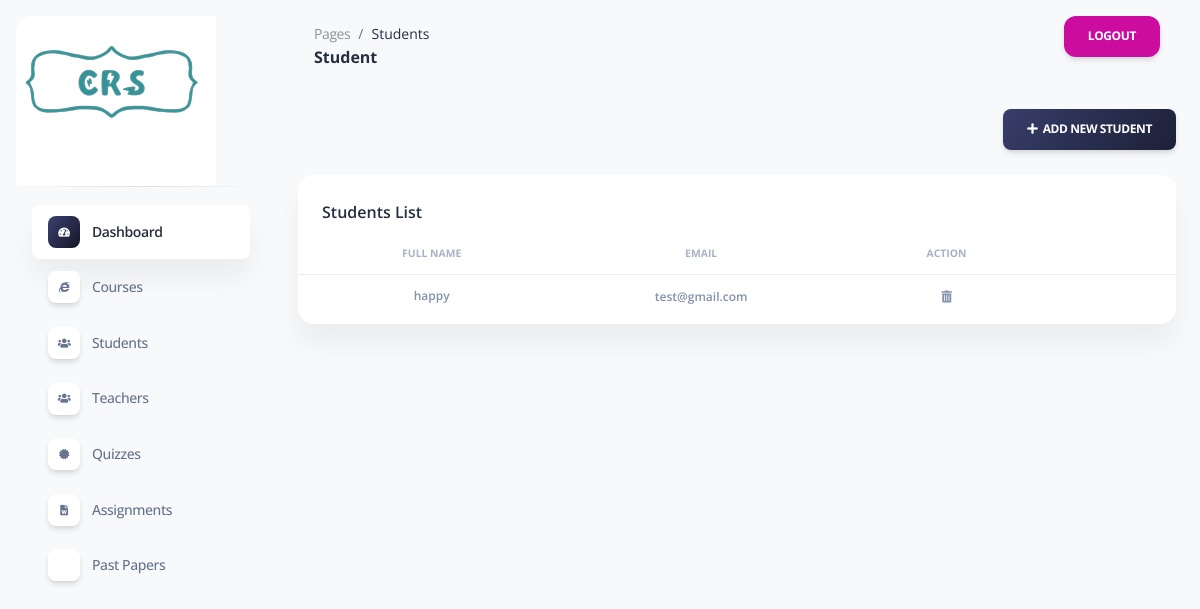
The page /admin/student.php on the database as committed earlier.
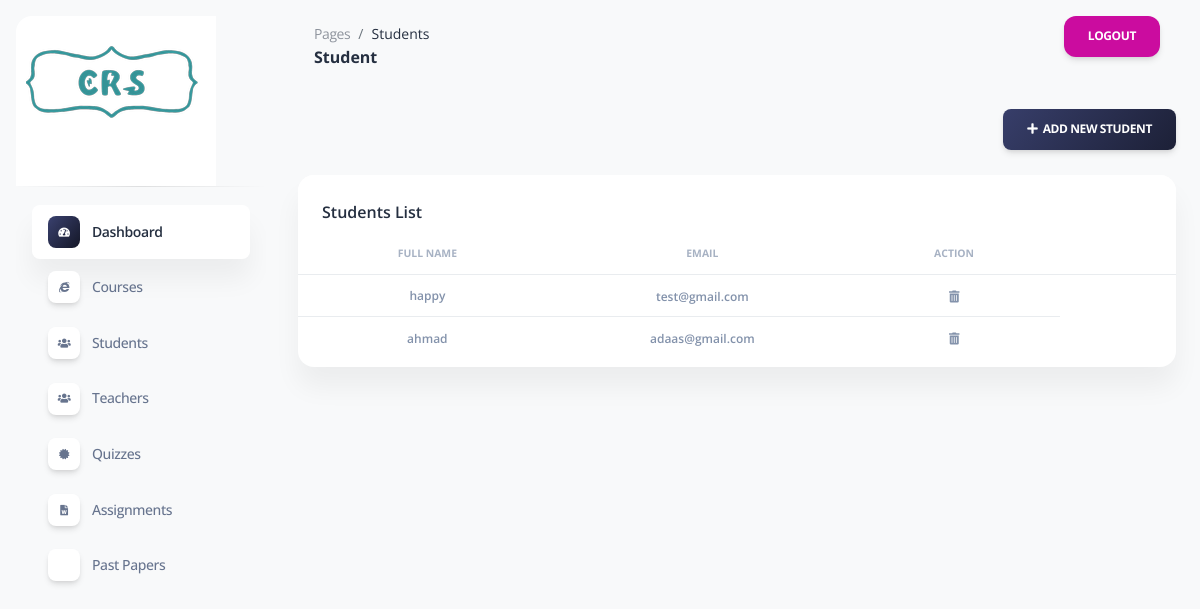
The same page on the database as committed later.
### tables this page shows
CREATE TABLE `users` (
  `id` int(255) NOT NULL,
  `name` varchar(255) NOT NULL,
  `email` varchar(255) NOT NULL,
  `phone` int(255) NOT NULL,
  `password` varchar(255) NOT NULL,
  `role` varchar(255) NOT NULL DEFAULT 'user'
);

### admin/student.php (the view, shortened to what this page needs)
<?php include("header.php"); ?>
<nav class="navbar navbar-main navbar-expand-lg px-0 mx-4 shadow-none border-radius-xl" id="navbarBlur" navbar-scroll="true">
  <div class="container-fluid py-1 px-3">
    <nav aria-label="breadcrumb">
      <ol class="breadcrumb bg-transparent mb-0 pb-0 pt-1 px-0 me-sm-6 me-5">
        <li class="breadcrumb-item text-sm"><a class="opacity-5 text-dark" href="javascript:;">Pages</a></li>
        <li class="breadcrumb-item text-sm text-dark active" aria-current="page">Students</li>
      </ol>
      <h6 class="font-weight-bolder mb-0">Student</h6>
    </nav>
    <div class="collapse navbar-collapse mt-sm-0 mt-2 me-md-0 me-sm-4" id="navbar">
      <?php include("navbar.php"); ?>
    </div>
  </div>
</nav>
<div class="container-fluid py-4">
  <div class="col-md-12 text-right">
    <a class="btn bg-gradient-dark bg-gradient-dark mb-0" href="add-student.php"><i class="fas fa-plus"></i>&nbsp;&nbsp;Add New Student</a>
  </div><br>
  <div class="row">
    <div class="col-12">
      <div class="card mb-4">
        <div class="card-header pb-0">
          <h6>Students List</h6>
        </div>
        <div class="card-body px-0 pt-0 pb-2">
          <div class="table-responsive p-0">
            <table class="table align-items-center mb-0">
              <thead>
                <tr>
                  <th class="text-uppercase text-center text-secondary text-xxs font-weight-bolder opacity-7">Full Name</th>
                  <th class="text-center text-uppercase text-secondary text-xxs font-weight-bolder opacity-7">Email</th>
                  <th class="text-center text-uppercase text-secondary text-xxs font-weight-bolder opacity-7">Action</th>
                  <th class="text-secondary opacity-7"></th>
                </tr>
              </thead>
              <tbody>
                <?php
                require_once("db.php");
                $sql = "SELECT * FROM users";
                $result = mysqli_query($con, $sql);
                if ($result) {
                  while ($row = mysqli_fetch_assoc($result)) {
                    $studentId = $row['id'];
                    $studentName = $row['name'];
                    $email = $row['email'];
                    echo '<tr id="student_' . $studentId . '">';
                    echo '<td>';
                    echo '<h6 class="text-xs  text-center text-secondary  mb-0">' . $studentName . '</h6>';
                    echo '</td>';
                    echo '<td class="align-middle text-center">';
                    echo '<span class="text-secondary text-xs font-weight-bold">' . $email . '</span>';
                    echo '</td>';
                    echo '<td class="align-right text-center">';
                    echo '<a href="javascript:;" class="text-secondary font-weight-bold text-xs" data-toggle="tooltip" data-original-title="Delete student" onclick="deleteStudent(' . $studentId . ')">';
                    echo '<i class="fa fa-trash-alt"></i>';
                    echo '</a>';
                    echo '</td>';
                    echo '</tr>';
                  }
                } else {
                  echo "No student details found.";
                }
                ?>
              </tbody>
            </table>
          </div>
        </div>
      </div>
    </div>
  </div>
</div>
</main>
</body>
</html>

### admin/header.php (shortened to what this page needs)
<!DOCTYPE html>
<html lang="en">
<head>
  <link href="../assets/css/nucleo-icons.css" rel="stylesheet" />
  <link href="../assets/css/nucleo-svg.css" rel="stylesheet" />
      <link rel="stylesheet" href="../assets/fontawesome/css/all.min.css">
  <link href="../assets/css/nucleo-svg.css" rel="stylesheet" />
  <link id="pagestyle" href="../assets/css/soft-ui-dashboard.css?v=1.0.2" rel="stylesheet" />
</head>
<body class="g-sidenav-show   bg-gray-100">
  <aside class="sidenav navbar navbar-vertical navbar-expand-xs border-0 border-radius-xl my-3 fixed-left ms-3" id="sidenav-main" style="overflow: hidden;">
    <a href="index.php" class="brand-link animated swing">
      <img src="../assets/img/logo.jpg" alt="Logo" width="200" style="margin-top: -30px;">
      </a>
    <hr class="horizontal dark mt-0">
    <div class="collapse navbar-collapse  w-auto" id="sidenav-collapse-main" style="height: auto;">
      <ul class="navbar-nav">
        <li class="nav-item">
          <a class="nav-link  active" href="index.php">
            <div class="icon-sm bg-gradient-dark border-radius-md bg-white text-center me-2 d-flex align-items-center justify-content-center">
              <i class="fa fa-tachometer-alt text-white"></i>
            </div>
            <span class="nav-link-text ms-1">Dashboard</span>
          </a>
        </li>
        <li class="nav-item">
          <a class="nav-link  " href="course.php">
            <div class="icon-sm shadow border-radius-md bg-white text-center me-2 d-flex align-items-center justify-content-center">
              <i class="fab fa-internet-explorer"></i>
            </div>
            <span class="nav-link-text ms-1">Courses</span>
          </a>
        </li>
        <li class="nav-item">
          <a class="nav-link  " href="student.php">
            <div class="icon-sm shadow border-radius-md bg-white text-center me-2 d-flex align-items-center justify-content-center">
              <i class="fa fa-users"></i>
            </div>
            <span class="nav-link-text ms-1">Students</span>
          </a>
        </li>
        <li class="nav-item">
          <a class="nav-link  " href="teacher.php">
            <div class="icon-sm shadow border-radius-md bg-white text-center me-2 d-flex align-items-center justify-content-center">
              <i class="fa fa-users"></i>
            </div>
            <span class="nav-link-text ms-1">Teachers</span>
          </a>
        </li>
        <li class="nav-item">
          <a class="nav-link  " href="quiz.php">
            <div class="icon-sm shadow border-radius-md bg-white text-center me-2 d-flex align-items-center justify-content-center">
              <i class="fa fa-certificate"></i>
            </div>
            <span class="nav-link-text ms-1">Quizzes</span>
          </a>
        </li>
        <li class="nav-item">
          <a class="nav-link  " href="assignment.php">
            <div class="icon-sm shadow border-radius-md bg-white text-center me-2 d-flex align-items-center justify-content-center">
              <i class="fa fa-file-word"></i>
            </div>
            <span class="nav-link-text ms-1">Assignments</span>
          </a>
        </li>
        <li class="nav-item">
          <a class="nav-link  " href="paper.php">
            <div class="icon-sm shadow border-radius-md bg-white text-center me-2 d-flex align-items-center justify-content-center">
            <i class="fa-regular fa-file"></i>
          </div>
            <span class="nav-link-text ms-1">Past Papers</span>
          </a>
        </li>
      </ul>
    </div>
  </aside>
  <main class="main-content mt-1 border-radius-lg">

### admin/navbar.php
<ul class="navbar-nav  justify-content-end">
<form action="logout.php" method="post">
        <button type="submit" class="btn btn-primary yellow-bg-btn rounded-3">Logout</button>
      </form>
</ul>

### assets/css/nucleo-svg.css (style rules this page uses)
.icon-sm { height: 0.8em; width: 0.8em; }

Rows that differ between the two databases and show on the page:
added users: name "ahmad", email "adaas@gmail.com"
